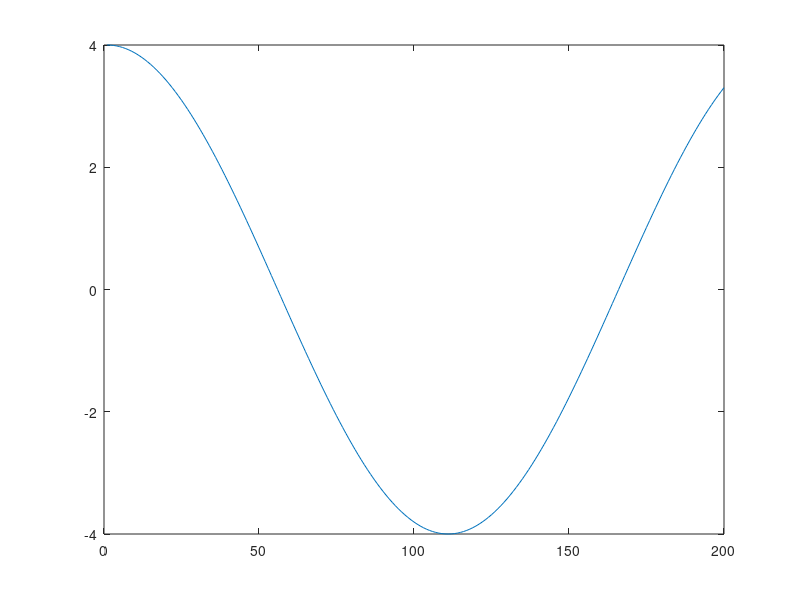

MATLAB code to generate this figure:
fs = 22000;                         %frequency of audio signal
ts = 1/fs;                          %step time
N = 200;            
tmax = (N-1)*ts                     %maximum value of time (5 seconds) 
t = 0 : 1/fs : tmax;                %defining time domain for plotting 
f1 = 100;                           % frequency (Hz) for h1
A1 = 4;                            %amplitude for h2
w = 0;                              % phase for h3
h1 = A1 * cos( 2 * pi * f1 * t + w );
plot(h1)